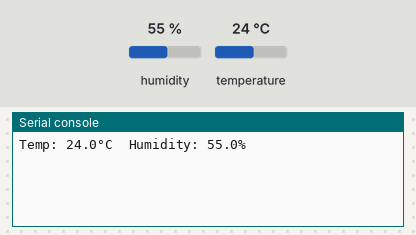
A program run on a simulated CircuitPython board. Shown: the last lines printed to the serial console. Inputs (shaded band) come from the test bench; at power-on: humidity 55 %, temperature 24 °C.

Above: at 1.2 s.
1.3 s: humidity set to 22 %
At 3.9 s:
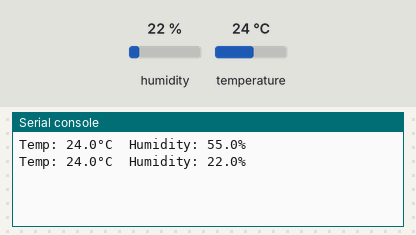
4.3 s: temperature set to 12 °C
At 5.2 s:
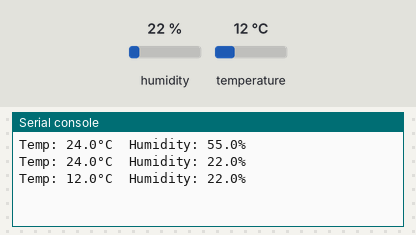
7.3 s: humidity set to 40 %
At 10.0 s:
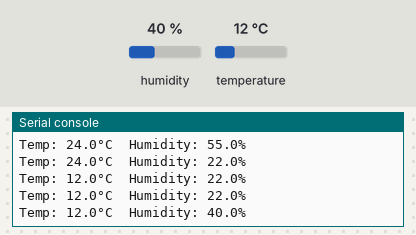
Timing chart, 0 to 11.5 s (numbered marks = the images above; inputs shaded):
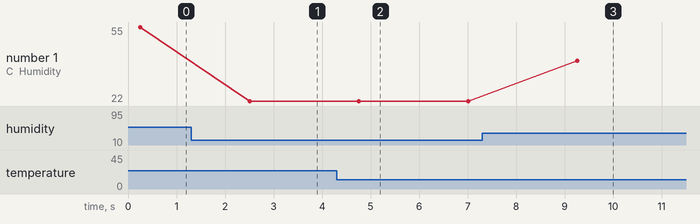

The program:

task1ofraspberry.py
```python
import time
import board
import adafruit_dht

# Setup DHT11 sensor on BCM pin 4
dhtDevice = adafruit_dht.DHT11(board.D4)

while True:
    try:
        temperature = dhtDevice.temperature
        humidity = dhtDevice.humidity

        if temperature is not None and humidity is not None:
            print(f"Temp: {temperature:.1f}°C  Humidity: {humidity:.1f}%")
        else:
            print("Sensor read error.")

    except RuntimeError as error:
        print(f"Runtime error: {error}")
        # Don't quit on errors; retry in the next loop

    time.sleep(2)
```

Measured:
- after the input at 1.3 s, the serial console: prints a new line after 1.2 s (image 1)
- after the input at 4.3 s, the serial console: prints a new line after 0.46 s (image 2)
- after the input at 7.3 s, the serial console: prints a new line after 2.0 s (image 3)
- plotted number 1: 55 → 22 after the input at 1.3 s, 22 → 40 after the input at 7.3 s
